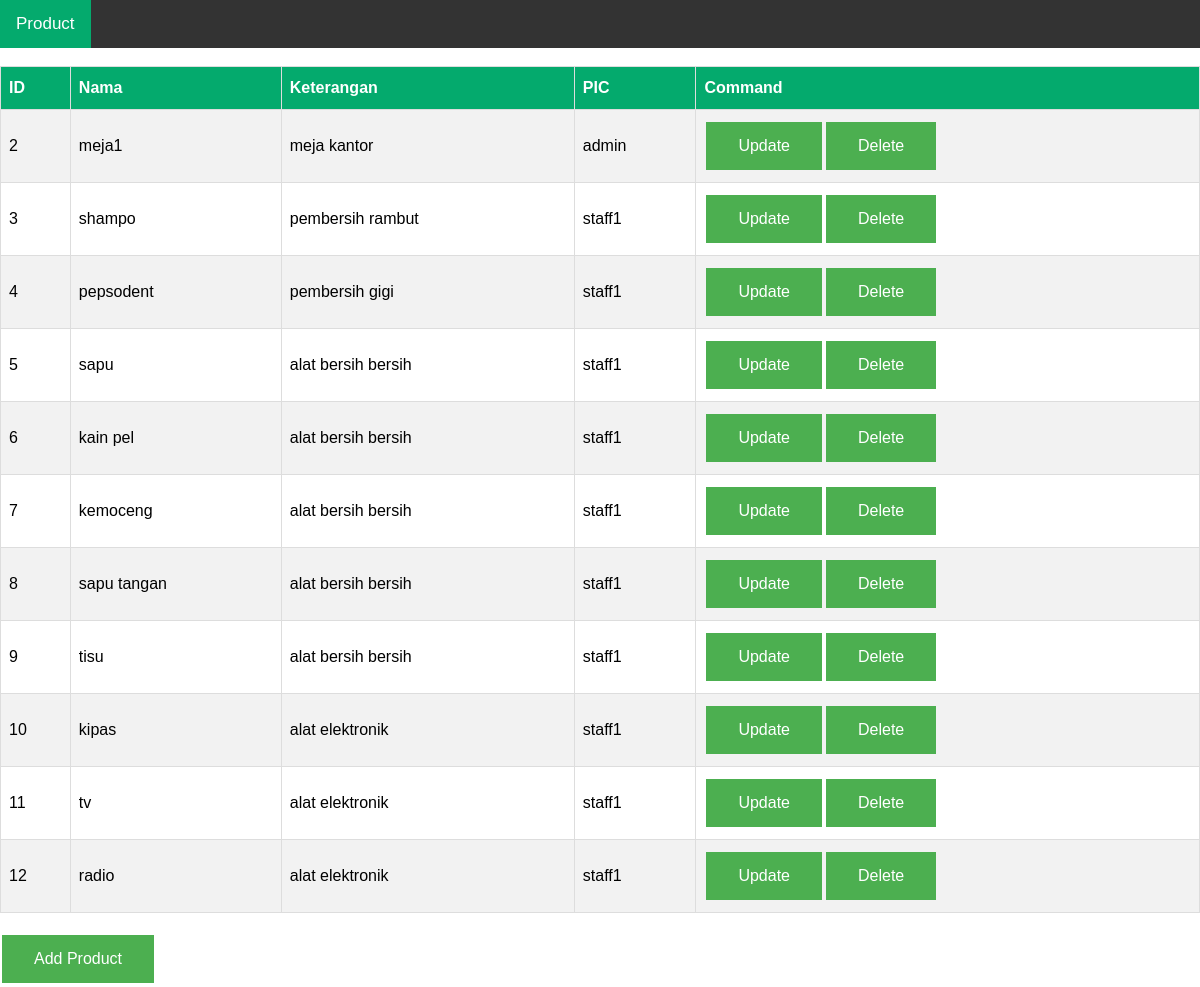
/product (signed in), run on the app's committed database.
### tables this page shows
CREATE TABLE `Barang` (
  `IdBarang` int NOT NULL,
  `NamaBarang` varchar(255) DEFAULT NULL,
  `Keterangan` varchar(255) DEFAULT NULL,
  `Satuan` varchar(255) DEFAULT NULL,
  `IdPengguna` int DEFAULT NULL,
  `mark` varchar(255) DEFAULT NULL
);

CREATE TABLE `Pengguna` (
  `IdPengguna` int NOT NULL,
  `NamaPengguna` varchar(255) DEFAULT NULL,
  `Password` varchar(255) DEFAULT NULL,
  `NamaDepan` varchar(255) DEFAULT NULL,
  `NamaBelakang` varchar(255) DEFAULT NULL,
  `NoHP` varchar(255) DEFAULT NULL,
  `Alamat` varchar(255) DEFAULT NULL,
  `idAkses` int DEFAULT NULL
);

### app/controller/Product.php (called while the page is built, shortened)
<?php
class Product {
    public $db;
    public function __construct() {
        $this->db = db();
    }
    private function getListProduct() {
        $sql = "SELECT Barang.IdBarang as id,Barang.NamaBarang,Barang.Keterangan,Pengguna.NamaPengguna FROM Barang JOIN Pengguna ON Barang.IdPengguna=Pengguna.IdPengguna WHERE mark IS NULL;";
        $result = $this->db->query($sql);
        return $result;
    }
    function productPage(): void {
        $tableHeaders = ["ID", "Nama", "Keterangan", "PIC"];
        $tableColoums = $this->getListProduct();
        $tableCommands = ["Update", "Delete"];
        require preg_replace('#\[/\]{1}#', '/', BASE_PATH . "view/Product.php");
    }
}
?>

### app/Main.php (called while the page is built, shortened)
<?php
require preg_replace('#\[/\]{1}#', '/', BASE_PATH . "config/database.php");
require preg_replace('#\[/\]{1}#', '/', BASE_PATH . "app/Route.php");
require preg_replace('#\[/\]{1}#', '/', BASE_PATH . "controller/Product.php");
class Main {
    public function start() {
        $Route = new Route();
        $Route->add('GET', '/', 'HomePage', 'home');
        $Route->add('GET', '/login', 'UserManagement', 'loginPage');
        $Route->add('POST', '/login', 'UserManagement', 'login');
        $Route->add('GET', '/product', 'Product', 'productPage');
        $Route->add('GET', '/addproduct', 'Product', 'addProductPage');
        $Route->add('POST', '/addproduct', 'Product', 'addProduct');
        $Route->add('GET', '/updateproduct', 'Product', 'updateProductPage');
        $Route->add('POST', '/updateproduct', 'Product', 'updateProduct');
        $Route->add('GET', '/deleteproduct', 'Product', 'deleteProduct');
        $Route->add('GET', '/laporan', 'Laporan', 'laporanPage');
        $Route->add('GET', '/transaksi', 'Transaksi', 'transaksiPage');
        $Route->run();
    }
}
?>

### app/config/database.php (called while the page is built, shortened)
<?php
    function db() {
        $dbUsername = "root";
        $dbPassword = "root";
        $dbHost = "db";
        $dbName = "shadowCompany";
        $conn = new mysqli($dbHost, $dbUsername, $dbPassword, $dbName);
        return $conn;
    }
?>

### app/view/material/table.php (the view, shortened to what this page needs)
<table id="table">
  <tr>
    <?php
        foreach($tableHeaders as $header) {
            echo "<th>" . $header . "</th>";
        }
        if (isset($tableCommands)) {
            echo "<th>Command</th>";
        }
    ?>
  </tr>
  <?php
    while($coloum = $tableColoums->fetch_assoc()){
        echo "<tr>";
        foreach($coloum as $value) {
            echo "<td>" . $value . "</td>";
        }
        if (isset($tableCommands)) {
            echo "<td>";
            foreach($tableCommands as $command) {
                echo "<a href='/" . $command . "product?productId=" . $coloum['id'] . "' class='button'>" . $command . "</a>";
            }
            echo "</td>";
        }
        echo "</tr>";
    }
  ?>
</table>

### app/app/Route.php (shortened to what this page needs)
<?php
Class Route {
    private static array $routes = [];
    public function add(string $method, string $path, string $controller, string $function) {
        self::$routes[] = [
            'method' => $method,
            'path' => $path,
            'controller' => $controller,
            'function' => $function
        ];
    }
    public function run() {
        $path = "/";
        if (isset($_SERVER['REQUEST_URI'])) $path = explode("?", $_SERVER['REQUEST_URI'])[0];
        $path = str_replace("/idim-team-9/public","",$path);
        $method = $_SERVER['REQUEST_METHOD'];
        foreach (self::$routes as $route) {
            if (strtolower($path) == $route['path'] && $method == $route['method']) {
                $controller = new $route['controller'];
                $function = $route['function'];
                $controller->$function();
                return;
            }
        }
    }
}
?>

### app/view/material/navbar.php (shortened to what this page needs)
<div class="topnav">
  <?php
    $path = "/";
    $userRole = "staff";
    if (isset($_SERVER['REQUEST_URI'])) $path = $_SERVER['REQUEST_URI'];
    if (isset($_COOKIE['userRole'])) $userRole = $_COOKIE['userRole'];
    $menus = [
        [
            'role' => ['admin', 'staff'],
            'menu' => 'Product'
        ],[
            'role' => ['admin'],
            'menu' => 'Transaksi'
        ],[
            'role' => ['admin'],
            'menu' => 'Laporan'
        ]
    ];
    foreach($menus as $menu) {
        if (in_array($userRole, $menu['role'])){
            if (strtolower($path) == "/" . strtolower($menu["menu"])){
                echo "<a class='active' href='/" . $menu["menu"] . "'>" . $menu["menu"] . "</a>";
            } else {
                echo "<a href='/" . $menu["menu"] . "'>" . $menu["menu"] . "</a>";
            }
        }
    }
  ?>
</div>

### app/view/Product.php (shortened to what this page needs)
<?php
    require preg_replace('#\[/\]{1}#', '/', BASE_PATH . "view/material/navbar.php");
    require preg_replace('#\[/\]{1}#', '/', BASE_PATH . "view/material/table.php");
    echo "<a href='/addproduct' class='button'>Add Product</a>";
?>

### public/index.php
<?php
    include "../app/Main.php";
    $MAIN = new Main();
    $MAIN->start();
    echo "<head><title>Stock Management</title></head>";
?>

### app/view/Product.php (style rules this page uses)
.button { background-color: #4CAF50; border: none; color: white; padding: 15px 32px; text-align: center; text-decoration: none; display: inline-block; font-size: 16px; margin: 4px 2px; cursor: pointer; }

### app/view/material/navbar.php (style rules this page uses)
.topnav { overflow: hidden; background-color: #333; }
.topnav a { float: left; color: #f2f2f2; text-align: center; padding: 14px 16px; text-decoration: none; font-size: 17px; }
.topnav a.active { background-color: #04AA6D; color: white; }

### app/view/material/table.php (style rules this page uses)
#table { font-family: Arial, Helvetica, sans-serif; border-collapse: collapse; width: 100%; }
#table td, #table th { border: 1px solid #ddd; padding: 8px; }
#table tr:nth-child(even) { background-color: #f2f2f2; }
#table th { padding-top: 12px; padding-bottom: 12px; text-align: left; background-color: #04AA6D; color: white; }
.button { background-color: #4CAF50; border: none; color: white; padding: 15px 32px; text-align: center; text-decoration: none; display: inline-block; font-size: 16px; margin: 4px 2px; cursor: pointer; }

### data on the page
barang: IdBarang "2", NamaBarang "meja1", Keterangan "meja kantor", IdPengguna.NamaPengguna "admin", command "Update", command "Delete"
barang: IdBarang "3", NamaBarang "shampo", Keterangan "pembersih rambut", IdPengguna.NamaPengguna "staff1", command "Update", command "Delete"
barang: IdBarang "4", NamaBarang "pepsodent", Keterangan "pembersih gigi", IdPengguna.NamaPengguna "staff1", command "Update", command "Delete"
barang: IdBarang "5", NamaBarang "sapu", Keterangan "alat bersih bersih", IdPengguna.NamaPengguna "staff1", command "Update", command "Delete"
barang: IdBarang "6", NamaBarang "kain pel", Keterangan "alat bersih bersih", IdPengguna.NamaPengguna "staff1", command "Update", command "Delete"
barang: IdBarang "7", NamaBarang "kemoceng", Keterangan "alat bersih bersih", IdPengguna.NamaPengguna "staff1", command "Update", command "Delete"
barang: IdBarang "8", NamaBarang "sapu tangan", Keterangan "alat bersih bersih", IdPengguna.NamaPengguna "staff1", command "Update", command "Delete"
barang: IdBarang "9", NamaBarang "tisu", Keterangan "alat bersih bersih", IdPengguna.NamaPengguna "staff1", command "Update", command "Delete"
barang: IdBarang "10", NamaBarang "kipas", Keterangan "alat elektronik", IdPengguna.NamaPengguna "staff1", command "Update", command "Delete"
barang: IdBarang "11", NamaBarang "tv", Keterangan "alat elektronik", IdPengguna.NamaPengguna "staff1", command "Update", command "Delete"
barang: IdBarang "12", NamaBarang "radio", Keterangan "alat elektronik", IdPengguna.NamaPengguna "staff1", command "Update", command "Delete"

### other printed values
$menu["menu"] "Product"
$header "ID"
$header "Nama"
$header "Keterangan"
$header "PIC"
